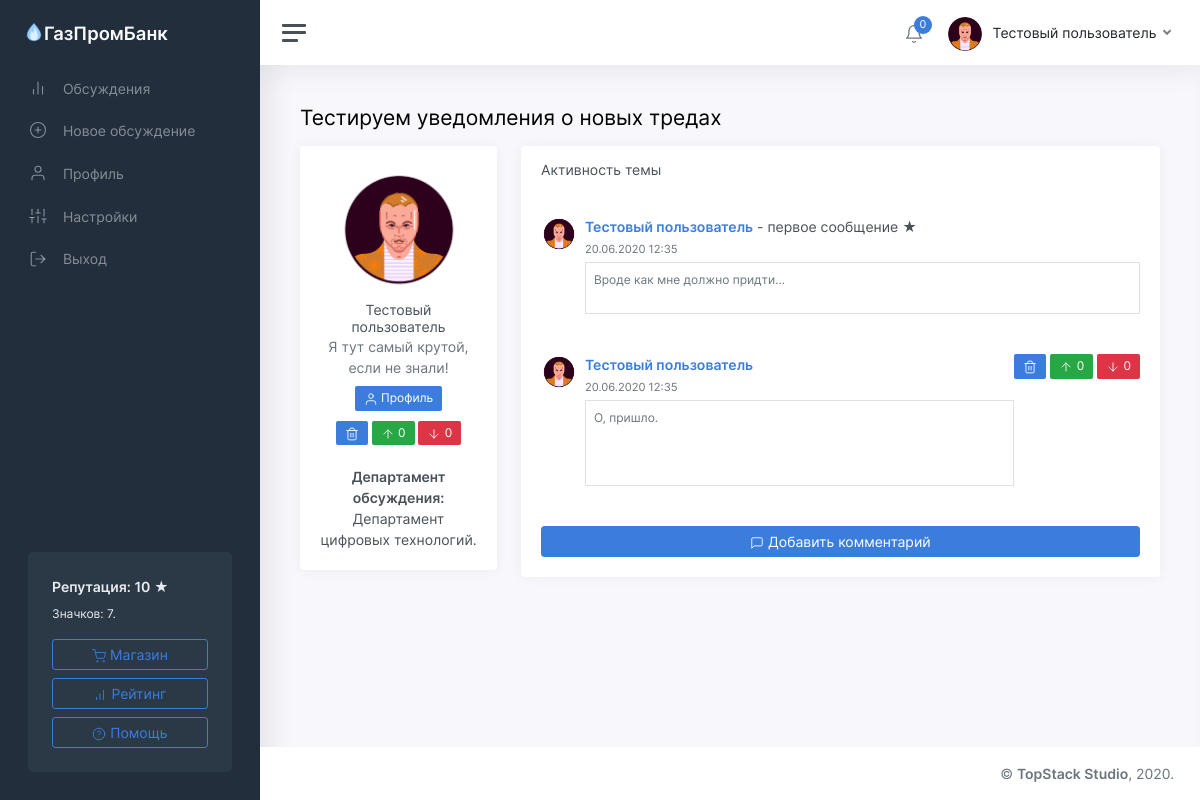
Page /thread/14 (signed in) on the earlier database version.
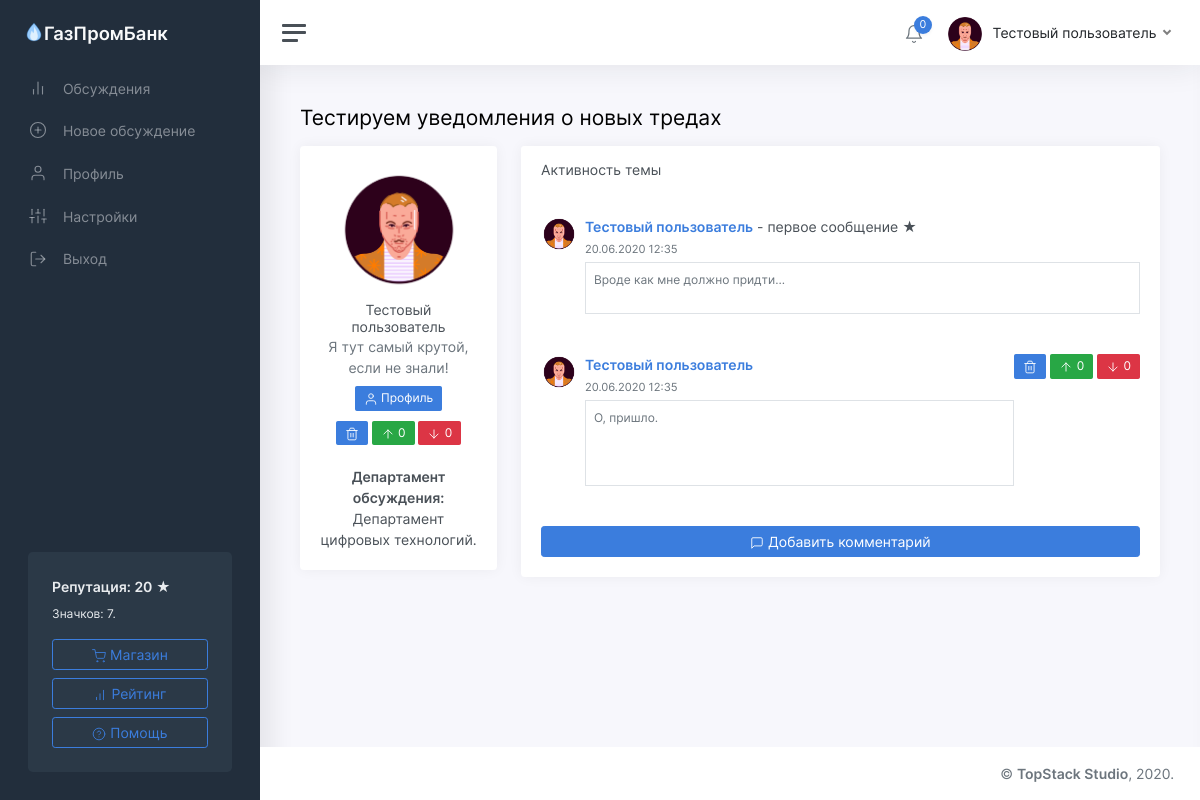
Same page on the later database version.
### tables this page shows
CREATE TABLE "users" (
	"id"	INTEGER NOT NULL UNIQUE,
	"password"	TEXT NOT NULL,
	"email"	TEXT NOT NULL UNIQUE,
	"status"	TEXT NOT NULL,
	"rating"	INTEGER NOT NULL,
	"moderator"	INTEGER,
	"blocked"	INTEGER,
	"description"	TEXT,
	"name"	TEXT NOT NULL,
	"avatar"	INTEGER,
	"badges"	TEXT,
	"department"	TEXT,
	PRIMARY KEY("id")
);

### app/views.py (the view)
@app.route('/thread/<identifier>')
def showThread(identifier):
	user = getUser(session['id'])
	thread = getThread(identifier)
	if thread:
		author = getUser(thread['owner'])
		survey = getSurvey(identifier)
		voiced = isVoiced('poll', identifier, user['id'])
		if thread['status'] == 'deleted':
			if user['id'] == thread['owner'] or user['moderator']:
				return render_template('thread.html', thread=thread, user=user, author=author, comments=getComments(identifier), message='deleted', survey=survey, voiced=voiced)
			return redirect('/threads?from=no_access')
		return render_template('thread.html', thread=thread, user=user, author=author, comments=getComments(identifier), message=request.args.get('from'), survey=survey, voiced=voiced)
	return redirect('/threads?from=not_found')

### app/functions.py (called while the page is built)
def getUser(identifier):
	conn = sqlite3.connect(db_path)
	conn.row_factory = sqlite3.Row
	cursor = conn.cursor()
	cursor.execute('SELECT * FROM users where id="%s"' % identifier)
	user = cursor.fetchone()
	if user:
		user = dict(user)
		user['badges'] = json.loads(user['badges'])
		user['notifications'] = getNotifications(identifier)
	return user

def statusToText(status):
	return statuses[status]

def fromTimestamp(timestamp):
	return datetime.utcfromtimestamp(timestamp + 3600 * 3).strftime('%d.%m.%Y %H:%M')

def getThread(identifier):
	conn = sqlite3.connect(db_path)
	conn.row_factory = sqlite3.Row
	cursor = conn.cursor()
	cursor.execute('UPDATE threads SET views=views+1 WHERE id="%s"' % identifier)
	conn.commit()
	cursor.execute('SELECT * FROM threads WHERE id="%s"' % identifier)
	thread = cursor.fetchone()
	if thread:
		thread = dict(thread)
		thread['viewed_status'] = statusToText(thread['status'])
		thread['date'] = fromTimestamp(thread['date'])
	return thread

### templates/thread.html (shortened to what the changed rows need)
<!DOCTYPE html>
<html lang="ru">
	<head>
		<link href="/static/css/app.css" rel="stylesheet">
	</head>
	<body>
		<div class="wrapper">
			<nav id="sidebar" class="sidebar">
				<div class="sidebar-content js-simplebar">
					<div class="sidebar-cta">
						<div class="sidebar-cta-content">
							<strong class="d-inline-block mb-2">Репутация: {{user.rating}} &#9733;</strong>
							<div class="mb-3 text-sm">
								Значков: {{user.badges.__len__()}}.
							</div>
							<a href="/shop" class="btn btn-outline-primary btn-block"><i data-feather="shopping-cart"></i> Магазин</a>
							<a href="/rating" class="btn btn-outline-primary btn-block"><i data-feather="bar-chart"></i> Рейтинг</a>
							<a href="/help" class="btn btn-outline-primary btn-block"><i data-feather="help-circle"></i> Помощь</a>
						</div>
					</div>
				</div>
			</nav>
			<div class="main">
				<nav class="navbar navbar-expand navbar-light navbar-bg">
					<div class="navbar-collapse collapse">
						<ul class="navbar-nav navbar-align">
							<li class="nav-item dropdown">
								<a class="nav-link dropdown-toggle d-none d-sm-inline-block" href="#" data-toggle="dropdown">
								<img src="/static/img/avatars/{{user.avatar}}.png" class="avatar img-fluid rounded mr-1"/> <span class="text-dark">{{user.name}}</span>
								</a>
							</li>
						</ul>
					</div>
				</nav>
	            <main class="content">
	               <div class="container-fluid p-0">
	                  <h1 class="h3 mb-3">{{thread.title}}</h1>
	                  <div class="row">
	                     <div class="col-md-4 col-xl-3">
	                        <div class="card mb-3">
	                           <div class="card-body text-center">
	                              <img src="/static/img/avatars/{{author.avatar}}.png" class="img-fluid rounded-circle mb-2" width="128" height="128" />
	                              <h5 class="card-title mb-0">{{author.name}}</h5>
	                              <div class="text-muted mb-2">{{author.status}}</div>
	                              <div>
	                                 <a class="btn btn-primary btn-sm" href="/profile/{{author.id}}"><span data-feather="user"></span> Профиль</a>
	                              </div>
	                              <div style="padding-top: 10px;">
                                 	 {% if (thread.owner == user.id or user.moderator) and not thread.status == 'deleted' %}
                                 	 	<a class="btn btn-primary btn-sm" href="/delete/thread/{{thread.id}}"><span data-feather="trash-2"></span></a>
                                 	 {% endif %}
	                                 <a class="btn btn-success btn-sm" href="/voice/up/thread/{{thread.id}}"><span data-feather="arrow-up"></span> {{thread.up}}</a>
	                                 <a class="btn btn-danger btn-sm" href="/voice/down/thread/{{thread.id}}"><span data-feather="arrow-down"></span> {{thread.down}}</a>
	                                 <br><br><a><b>Департамент обсуждения:</b> {{thread.department}}.</a>
	                              </div>
	                           </div>
	                        </div>
	                     </div>
	                     <div class="col-md-8 col-xl-9">
	                        <div class="card">
		                       <div class="card-body h-100">
	                              <div class="media">
	                                 <div class="media-body">
	                                    <strong><a href="/profile/{{author.id}}">{{author.name}}</a></strong> - первое сообщение &#9733;<br />
	                                 </div>
	                              </div>
	                          </div>
	                           {% for comment in comments %}
	                           		{% if not comment.deleted %}
			                           <div class="card-body h-100">
			                              <div class="media">
			                                 <a href="/profile/{{comment.owner}}"><img src="/static/img/avatars/{{comment.author_avatar}}.png" width="36" height="36" class="rounded-circle mr-2"></a>
			                                 <div class="media-body">
			                                    <strong><a href="/profile/{{comment.owner}}">{{comment.author_name}}</a></strong><br />
			                                    <small class="text-muted">{{comment.date}}</small>
			                                    <div class="border text-sm text-muted p-2 mt-1">
			                                       {{ comment.content|safe }}
			                                    </div>
			                                 </div>
		                                 	 {% if comment.owner == user.id or user.moderator %}
		                                 	 	<a class="btn btn-primary btn-sm" href="/delete/comment/{{comment.id}}"><span data-feather="trash-2"></span></a> &nbsp;
		                                 	 {% endif %}
			                                 <a class="btn btn-success btn-sm" href="/voice/up/comment/{{comment.id}}"><span data-feather="arrow-up"></span> {{comment.up}}</a>&nbsp;
			                                 <a class="btn btn-danger btn-sm" href="/voice/down/comment/{{comment.id}}"><span data-feather="arrow-down"></span> {{comment.down}}</a>
			                              </div>
			                          </div>
			                          {% endif %}
		                        {% endfor %}
		                        </div>
	                  </div>
	               </div>
	            </main>
			</div>
		</div>
	</body>
</html>

Differences in the rows shown:
changed users "Тестовый пользователь": rating "10" → "20"
